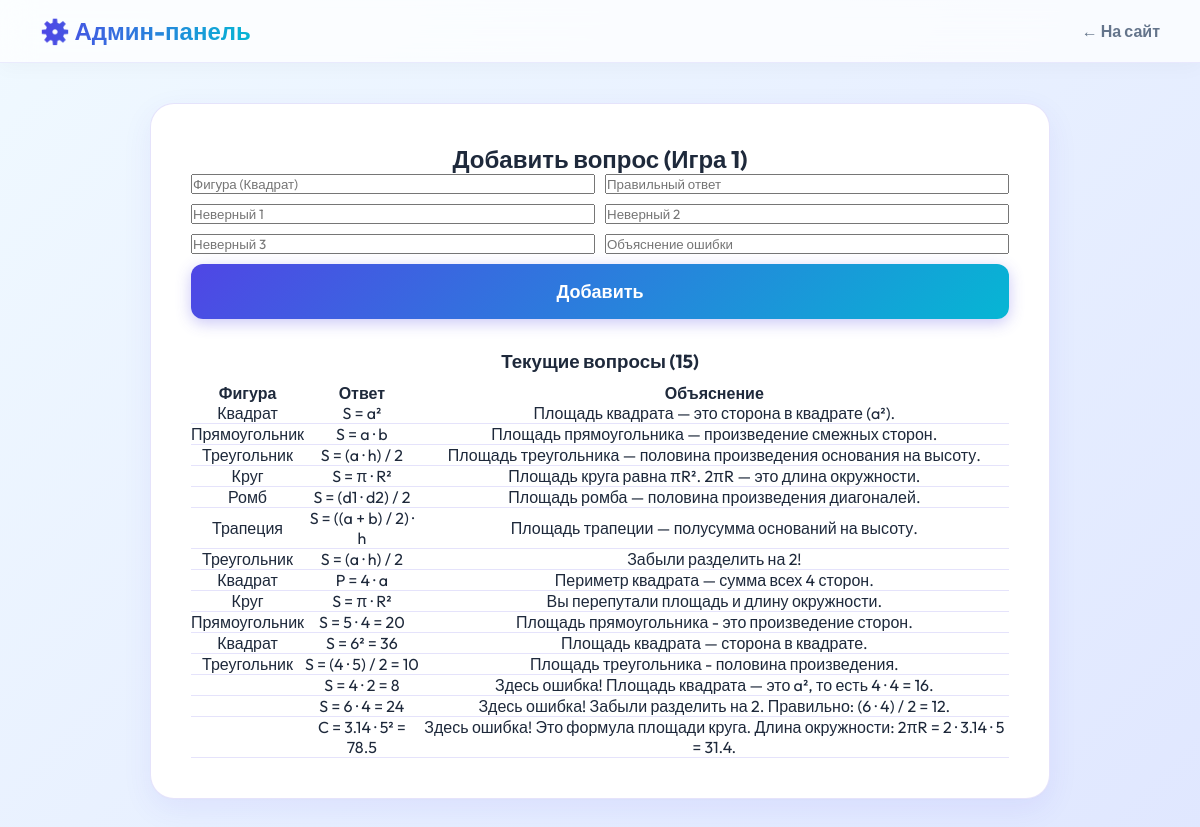
Page /admin (signed in) on the committed database.
### tables this page shows
CREATE TABLE questions (
            id INTEGER PRIMARY KEY AUTOINCREMENT, game_type INTEGER, level INTEGER, 
            shape TEXT, text TEXT, correct TEXT, wrong1 TEXT, wrong2 TEXT, wrong3 TEXT, explanation TEXT);

### app.py (the view, shortened to what this page needs)
@app.route('/admin', methods=['GET', 'POST'])
def admin():
    if request.method == 'POST':
        if request.form.get('password') == ADMIN_PASSWORD:
            session['is_admin'] = True
            return redirect('/admin')
        return "Неверный пароль", 403
    if not session.get('is_admin'):
        return '<body style="font-family:sans-serif;padding:50px;text-align:center;"><h2>Вход в Админку</h2><form method="POST"><input type="password" name="password" placeholder="Пароль" style="padding:10px;margin:10px;"><button type="submit" style="padding:10px 20px;">Войти</button></form></body>'
    db = get_db()
    qs = db.execute('SELECT * FROM questions').fetchall()
    return render_template('admin.html', questions=qs)

### app.py (called while the page is built)
@app.after_request
def add_header(response):
    if 'static' in request.path:
        response.headers['Cache-Control'] = 'public, max-age=31536000'
    return response

def get_db():
    db = getattr(g, '_database', None)
    if db is None:
        db = g._database = sqlite3.connect(DATABASE)
        db.row_factory = sqlite3.Row
    return db

@app.teardown_appcontext
def close_connection(exception):
    db = getattr(g, '_database', None)
    if db is not None: db.close()

### templates/admin.html (shortened to what this page needs)
<!DOCTYPE html>
<html lang="ru">
<head>
    <link rel="stylesheet" href="{{ url_for('static', filename='style.css') }}">
</head>
<body>
    <header class="app-header"><div class="logo">⚙️ Админ-панель</div><a href="/" class="back-link">← На сайт</a></header>
    <main class="container" style="align-items:flex-start;">
        <div class="card" style="max-width: 900px;">
            <h2>Добавить вопрос (Игра 1)</h2>
            <form action="/admin" method="GET" style="display:grid; grid-template-columns:1fr 1fr; gap:10px; margin-bottom:30px;">
                <input type="text" name="shape" placeholder="Фигура (Квадрат)" required>
                <input type="text" name="correct" placeholder="Правильный ответ" required>
                <input type="text" name="wrong1" placeholder="Неверный 1" required>
                <input type="text" name="wrong2" placeholder="Неверный 2" required>
                <input type="text" name="wrong3" placeholder="Неверный 3" required>
                <input type="text" name="explanation" placeholder="Объяснение ошибки">
                <button type="submit" class="btn-primary" style="grid-column: span 2;">Добавить</button>
            </form>
            <h3>Текущие вопросы ({{ questions|length }})</h3>
            <table style="width:100%; border-collapse:collapse; margin-top:10px;">
                <tr style="background:var(--bg);"><th>Фигура</th><th>Ответ</th><th>Объяснение</th></tr>
                {% for q in questions %}
                <tr style="border-bottom:1px solid var(--border);"><td>{{ q.shape }}</td><td>{{ q.correct }}</td><td>{{ q.explanation }}</td></tr>
                {% endfor %}
            </table>
        </div>
    </main>
</body>
</html>

### static/style.css (style rules this page uses)
:root { --bg-gradient: linear-gradient(135deg, #f0f9ff 0%, #e0e7ff 100%); --card: #ffffff; --text-main: #1e293b; --text-muted: #64748b; --primary: #4f46e5; --primary-hover: #4338ca; --accent: #06b6d4; --border: rgba(79, 70, 229, 0.15); --success: #10b981; --danger: #ef4444; --shadow-lg: 0 10px 30px rgba(79, 70, 229, 0.08), 0 1px 3px rgba(0, 0, 0, 0.02); --trans: all 0.3s cubic-bezier(0.25, 0.8, 0.25, 1); }
* { box-sizing: border-box; margin: 0; padding: 0; font-family: 'Outfit', sans-serif; -webkit-font-smoothing: antialiased; }
body { background: var(--bg-gradient); background-attachment: fixed; color: var(--text-main); min-height: 100vh; display: flex; flex-direction: column; transition: background 0.4s ease; }
.app-header { padding: 20px 60px; display: flex; justify-content: space-between; align-items: center; border-bottom: 1px solid var(--border); background: rgba(255, 255, 255, 0.4); backdrop-filter: blur(10px); position: sticky; top: 0; z-index: 100; }
.logo { font-size: 24px; font-weight: 800; background: linear-gradient(to right, var(--primary), var(--accent)); -webkit-background-clip: text; background-clip: text; -webkit-text-fill-color: transparent; }
.back-link { color: var(--text-muted); text-decoration: none; font-size: 16px; transition: var(--trans); font-weight: 600; }
.container { flex: 1; display: flex; flex-direction: column; justify-content: center; align-items: center; padding: 40px 20px; width: 100%; }
.card { background: var(--card); backdrop-filter: blur(12px); border-radius: 24px; padding: 40px; border: 1px solid var(--border); box-shadow: var(--shadow-lg); width: 100%; max-width: 800px; margin: 0 auto; text-align: center; }
.btn-primary { background: linear-gradient(135deg, var(--primary) 0%, var(--accent) 100%); color: white; border: none; padding: 16px 32px; border-radius: 12px; font-size: 18px; font-weight: 600; cursor: pointer; transition: var(--trans); box-shadow: 0 4px 15px rgba(79, 70, 229, 0.3); display: inline-block; }
.app-header { padding: 16px 40px; display: flex; justify-content: space-between; align-items: center; background: rgba(255, 255, 255, 0.75); backdrop-filter: blur(16px); -webkit-backdrop-filter: blur(16px); border-bottom: 1px solid rgba(79, 70, 229, 0.1); box-shadow: 0 4px 20px rgba(0, 0, 0, 0.03); position: sticky; top: 0; z-index: 100; }
.logo { display: flex; align-items: center; gap: 12px; text-decoration: none; cursor: pointer; transition: transform 0.3s ease; }

### rows in the picture
questions: shape "Квадрат", correct "S = a²", explanation "Площадь квадрата — это сторона в квадрате (a²)."
questions: shape "Прямоугольник", correct "S = a · b", explanation "Площадь прямоугольника — произведение смежных сторон."
questions: shape "Треугольник", correct "S = (a · h) / 2", explanation "Площадь треугольника — половина произведения основания на высоту."
questions: shape "Круг", correct "S = π · R²", explanation "Площадь круга равна πR². 2πR — это длина окружности."
questions: shape "Ромб", correct "S = (d1 · d2) / 2", explanation "Площадь ромба — половина произведения диагоналей."
questions: shape "Трапеция", correct "S = ((a + b) / 2) · h", explanation "Площадь трапеции — полусумма оснований на высоту."
questions: shape "Треугольник", correct "S = (a · h) / 2", explanation "Забыли разделить на 2!"
questions: shape "Квадрат", correct "P = 4 · a", explanation "Периметр квадрата — сумма всех 4 сторон."
questions: shape "Круг", correct "S = π · R²", explanation "Вы перепутали площадь и длину окружности."
questions: shape "Прямоугольник", correct "S = 5 · 4 = 20", explanation "Площадь прямоугольника - это произведение сторон."
questions: shape "Квадрат", correct "S = 6² = 36", explanation "Площадь квадрата — сторона в квадрате."
questions: shape "Треугольник", correct "S = (4 · 5) / 2 = 10", explanation "Площадь треугольника - половина произведения."
questions: correct "S = 4 · 2 = 8", explanation "Здесь ошибка! Площадь квадрата — это a², то есть 4 · 4 = 16."
questions: correct "S = 6 · 4 = 24", explanation "Здесь ошибка! Забыли разделить на 2. Правильно: (6 · 4) / 2 = 12."
questions: correct "C = 3.14 · 5² = 78.5", explanation "Здесь ошибка! Это формула площади круга. Длина окружности: 2πR = 2 · 3.14 · 5 = 31.4."

### other values in the picture
{{ questions|length }} "15"
